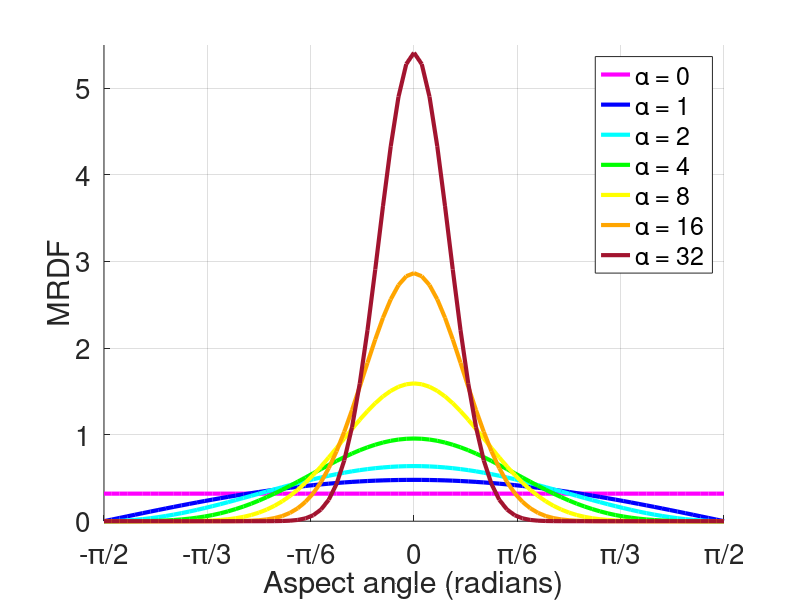
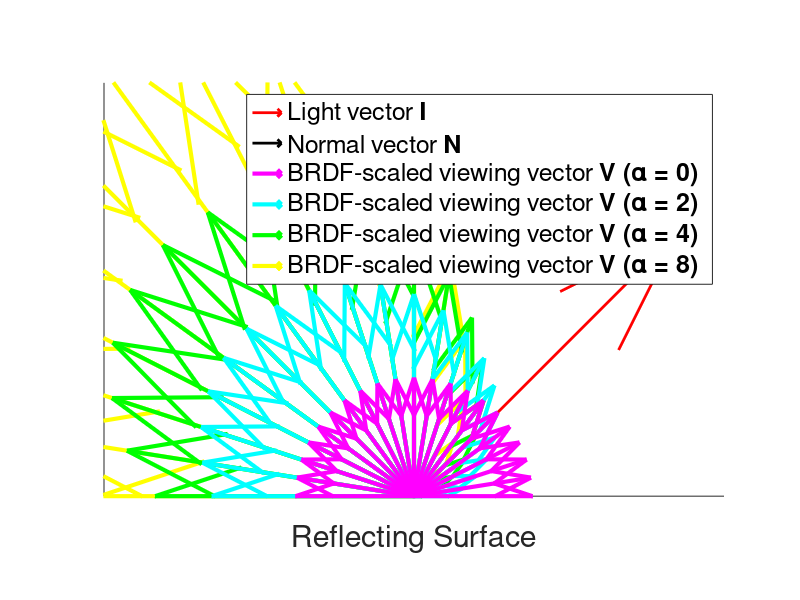

Write MATLAB code to recreate these figures, in order.
%% Blinn-Phong MRDF Plots
% (Similar to Blinn_Phong_Plotter, but with different slightly different 
% functions)
%
% Here I and V are taken to be the same, so the dot(N,I) = dot(N,V) in the
% Blinn-Phong BRDF. In the following set-up, N is still [0;1] but I = V
% range for theta from 0 to pi.

N = [0;1];  % Fixed normal vector
n = 81; % Number of angles considered
theta = linspace(0,pi,n);   % n angles between 0 and pi
V = [cos(theta);sin(theta)];    % Vectors for each theta
A = [0 1 2 4 8 16 32];    % Range of alphas
B = zeros(length(A),length(theta));   % Storage of scalings
maroon = [0.635,0.078,0.184];
orange = [1,0.6471,0];
c = ['m','b','c','g','y',orange,maroon]; % Colors to be used for plots

% Angles between N and each vector in V (aspect angles) are calculated:
relTheta = acos(dot(repmat(N,[1,n]),V));  

% Next half of the angles are made negative to represent when the polar 
% angles of the vectors V are greater than N:
relTheta(1:floor(n/2)) = -relTheta(1:floor(n/2));   

blinn_phong_MRDF = @(V,alpha) ((dot(V+V,N)./norm(V+V)).^alpha);   % Simplified since I = V

figure('units','normalized','outerposition',[0 0 1 1])
grid on
hold on
for j = 1:length(A)
    
    for k = 1:length(theta)
        B(j,k) = blinn_phong_MRDF(V(:,k),A(j))*((A(j)+2)/(2*pi));
    end
    
    if A(j) == 16
        plot(relTheta,B(j,:),'Color',orange,'Linewidth',3)
    elseif A(j) == 32
        plot(relTheta,B(j,:),'Color',maroon,'Linewidth',3)
    else
        plot(relTheta,B(j,:),c(j),'Linewidth',3)
    end
    
end
% axis equal
axis([-pi/2 pi/2 0 5.5])
xticks(-pi/2:pi/6:pi/2)
xticklabels({'-\pi/2','-\pi/3','-\pi/6','0','\pi/6','\pi/3','\pi/2'})
xlabel('Aspect angle (radians)')
ylabel('MRDF')
legend({'\alpha = 0','\alpha = 1','\alpha = 2','\alpha = 4',...
    '\alpha = 8','\alpha = 16','\alpha = 32'},'Location','Northeast')
set(gca,'Fontsize',20)
print('-depsc', 'MRDFs2')    % Save figure

%% Blinn-Phong BRDF Plots
% Here I and V can have differing directions, though N remains fixed at
% [0;1]. 

N = [0;1];
theta_I = (pi)/4;
I = [cos(theta_I);sin(theta_I)];

% Number of angles. n should be chosen so that pi/4 is one of the
% angles in the vector theta_V (n = 5, 9, 13, ...)
n = 21; 

theta_V = linspace(0,pi,n);
V = [cos(theta_V);sin(theta_V)];    % Vectors V for each theta_V
A = [0 2 4 8];    % Range of alphas
B = zeros(length(A),length(theta_V));   % Storage of scalings
S = zeros(size(V)); % Storage of scaled vectors
c = ['m','c','g','y'];    % Storage of some colors for the vectors

figure('units','normalized','outerposition',[0 0 1 1])
hold on
Q(5) = quiver(0,0,I(1),I(2),'r','Linewidth',2);   % Light vector
Q(6) = quiver(0,0,N(1),N(2),'k','Linewidth',2);   % Normal vector
% Added for loop to range over alphas:
for j = length(A):-1:1

%     % Blinn-Phong BRDF (check scaling):
%     blinn_phong = @(V) ((dot(I+V,N)./norm(I+V)).^A(j))...
%         .*dot(N,V).*dot(N,I)*((A(j)+2)/(2*pi));   

    % Scaled <H,V> only:
    blinn_phong = @(V) ((dot(I+V,N)./norm(I+V)).^A(j))*((A(j)+2)/(2*pi));

    for k = 1:length(theta_V)
        B(j,k) = blinn_phong(V(:,k));
    end
    S(:,:,j) = B(j,:).*V;   % Scale vectors by the values of the BRDF

    Q(j) = quiver(zeros(1,n),zeros(1,n),S(1,:,j),S(2,:,j),...
        c(j),'Linewidth',3); % Scaled viewing vectors

end
axis equal
axis([-0.75 0.75 0 1])
set(gca,'xtick',[]) % Remove x-axis scale
set(gca,'ytick',[]) % Remove y-axis scale
xlabel('Reflecting Surface')
legend([Q(5) Q(6) Q(1) Q(2) Q(3) Q(4)],...
    {'Light vector \bf{I}','Normal vector \bf{N}',...
    'BRDF-scaled viewing vector \bf{V} (\alpha = 0)',...
    'BRDF-scaled viewing vector \bf{V} (\alpha = 2)',...
    'BRDF-scaled viewing vector \bf{V} (\alpha = 4)',...
    'BRDF-scaled viewing vector \bf{V} (\alpha = 8)'},...
    'Location','Northeast')
set(gca,'Fontsize',20)
print('-depsc', 'BRDF_Vectors2') % Save figure
